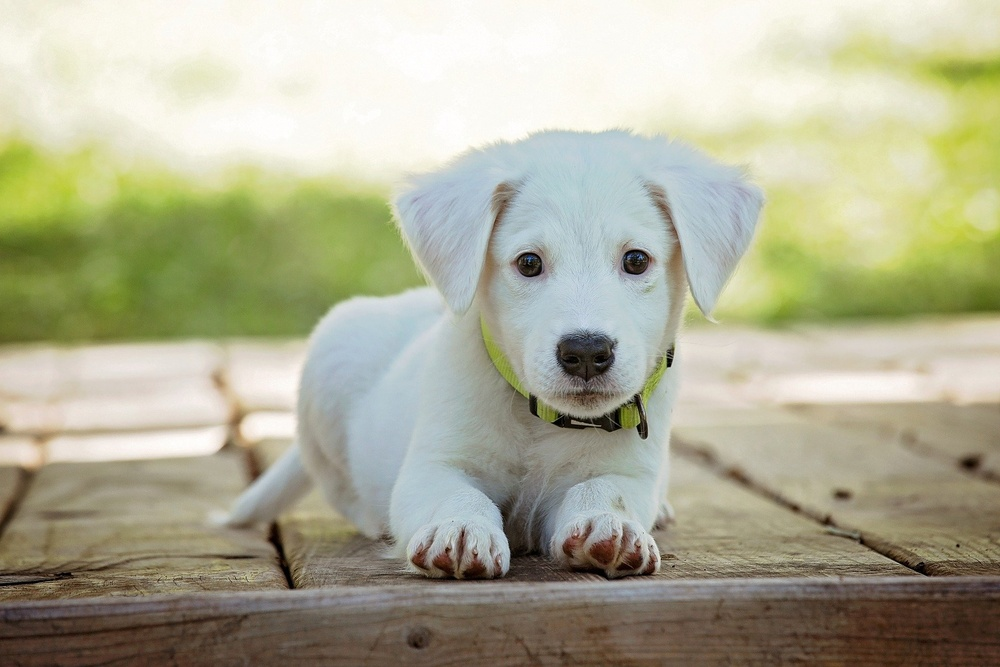
#> input picture 04_ComputerVision/02_OpenCV-VisionComputador/00_Ficheros/perro.jpg, 1000 x 667 px, shrunk from 1920 x 1280 before the run
$ python 19_DetectarObjetoEmparejamiento.py
#> lines starting #> are read from the running program, lines starting #| are printed output that depends on the picture
import matplotlib.pyplot as plt
import cv2

imagen = cv2.imread('00_Ficheros/perro.jpg')
#> imagen is the input picture: shape (667, 1000, 3); mean B, G, R 149.2, 174, 174.7
imagen = cv2.cvtColor(imagen, cv2.COLOR_BGR2RGB)

imagen2 = cv2.imread('00_Ficheros/cara.jpg')
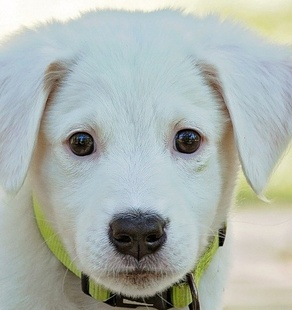
#> input picture 04_ComputerVision/02_OpenCV-VisionComputador/00_Ficheros/cara.jpg, 292 x 310 px, shrunk from 561 x 595 before the run
#> imagen2 is the input picture: shape (310, 292, 3); mean B, G, R 175.3, 180.7, 172.7
imagen2 = cv2.cvtColor(imagen2, cv2.COLOR_BGR2RGB)

metodo = cv2.TM_CCOEFF
resultado = cv2.matchTemplate(imagen, imagen2, metodo)
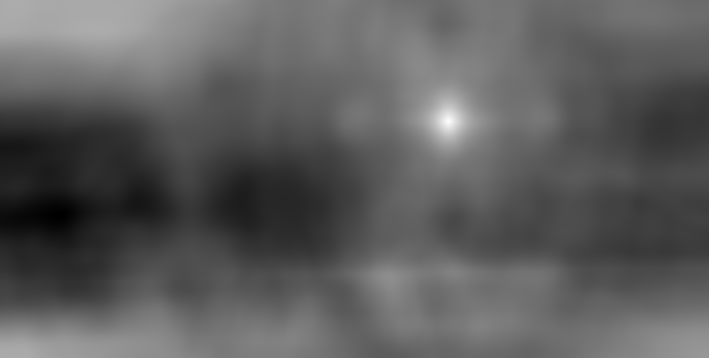
#> resultado: shape (358, 709) float32; min -178388736, max 566707904, mean 95775248; drawn with min black and max white
plt.imshow(resultado)
plt.show()

valor_min, valor_max, pos_min, pos_max = cv2.minMaxLoc(resultado)
#> valor_min = -178388736; valor_max = 566707904; pos_min = (58, 215); pos_max = (448, 121)

alto, ancho, colores = imagen2.shape
#> alto = 310; ancho = 292; colores = 3

top_izq = pos_max
#> top_izq = (448, 121)
bot_der = (pos_max[0]+ancho,pos_max[1]+alto)
#> bot_der = (740, 431)

cv2.rectangle(imagen, top_izq, bot_der, (255,0,0), 8)
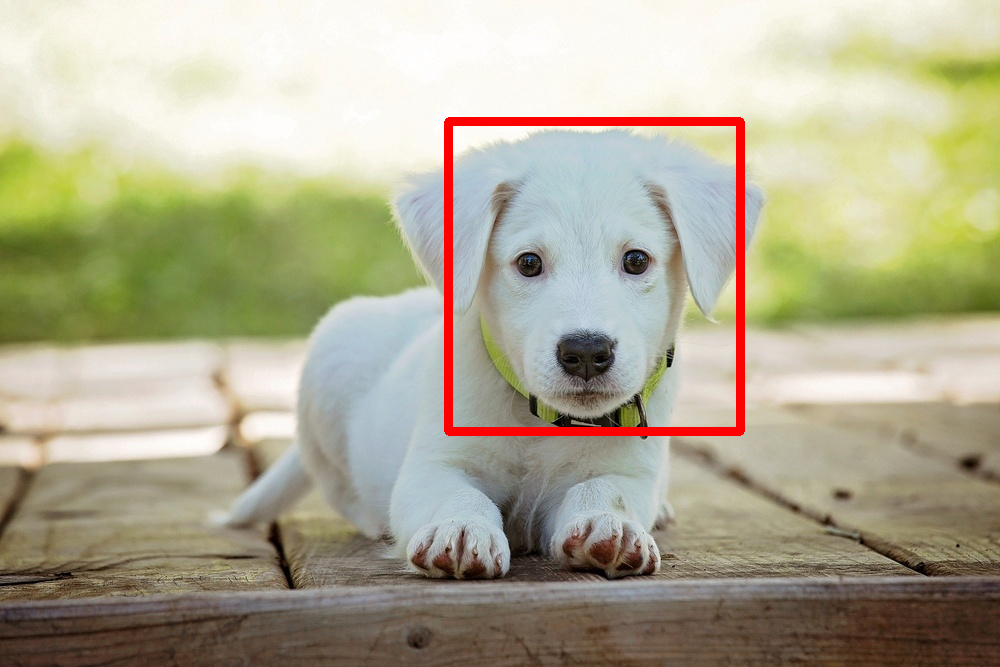
#> imagen: shape (667, 1000, 3); mean R, G, B 175.7, 170.8, 146.2
plt.imshow(imagen)
plt.show()
